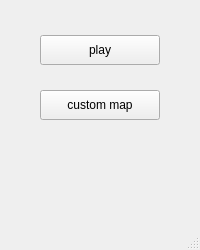
<?xml version="1.0" encoding="UTF-8"?>
<ui version="4.0">
 <class>Menu</class>
 <widget class="QMainWindow" name="Menu">
  <property name="geometry">
   <rect>
    <x>0</x>
    <y>0</y>
    <width>200</width>
    <height>250</height>
   </rect>
  </property>
  <property name="windowTitle">
   <string>MainWindow</string>
  </property>
  <widget class="QWidget" name="centralwidget">
   <widget class="QPushButton" name="pushButton">
    <property name="geometry">
     <rect>
      <x>40</x>
      <y>35</y>
      <width>120</width>
      <height>30</height>
     </rect>
    </property>
    <property name="text">
     <string>play</string>
    </property>
   </widget>
   <widget class="QPushButton" name="pushButton_2">
    <property name="geometry">
     <rect>
      <x>40</x>
      <y>90</y>
      <width>120</width>
      <height>30</height>
     </rect>
    </property>
    <property name="text">
     <string>custom map</string>
    </property>
   </widget>
  </widget>
  <widget class="QMenuBar" name="menubar">
   <property name="geometry">
    <rect>
     <x>0</x>
     <y>0</y>
     <width>200</width>
     <height>22</height>
    </rect>
   </property>
  </widget>
  <widget class="QStatusBar" name="statusbar"/>
 </widget>
 <resources/>
 <connections/>
</ui>
